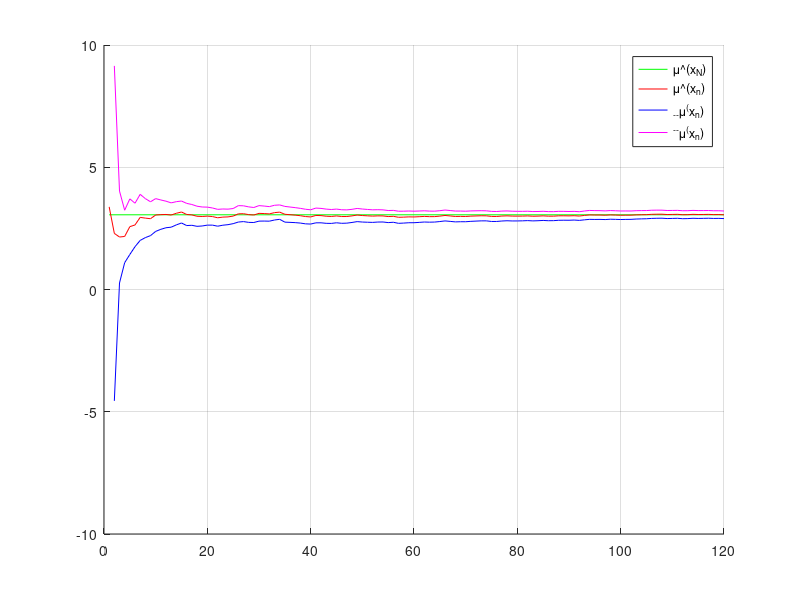
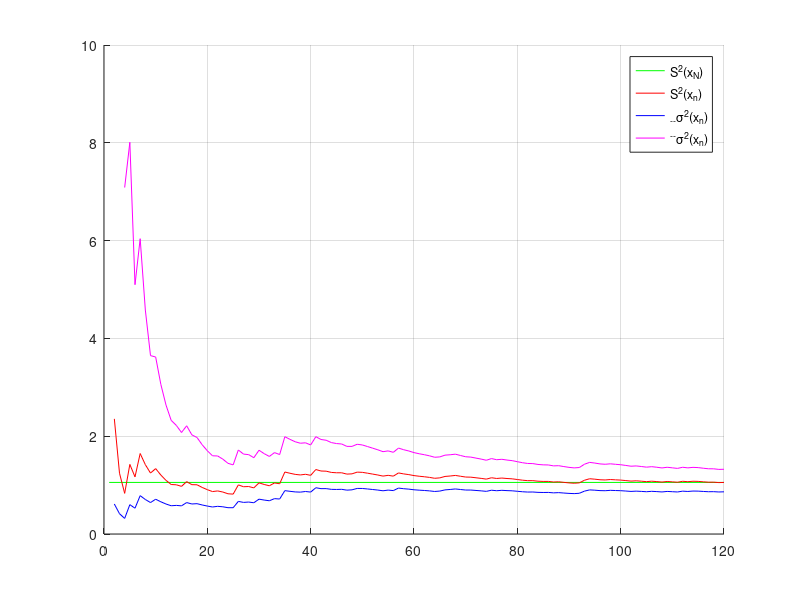

Here is the MATLAB script that generated these plots, in order:
function lab2()
    X = [3.38,1.21,1.85,2.24,4.17,2.99,4.81,2.71,2.70,4.41,3.21,3.15,2.77,4.05,3.89,1.56,2.78,2.04,2.82,3.28,2.63,1.89,3.57,3.15,3.80,5.40,3.25,2.04,2.61,5.06,2.87,2.66,4.80,3.86,0.09,2.45,2.40,2.14,1.69,2.36,5.44,2.77,1.94,2.55,3.97,1.88,3.01,4.21,4.74,2.02,2.38,2.46,3.51,2.89,1.57,3.53,0.77,3.31,3.58,2.77,3.61,3.71,2.38,3.06,4.29,4.76,1.69,1.59,3.21,2.74,3.99,3.53,3.52,2.84,1.21,2.82,4.34,3.65,2.22,2.87,3.14,3.58,1.96,3.41,3.85,1.96,3.02,4.22,3.10,2.68,3.67,1.70,5.47,5.02,2.52,3.09,2.19,4.44,2.33,2.27,3.34,3.05,4.35,3.58,3.43,4.49,3.57,3.20,1.53,3.53,3.53,1.27,3.40,4.53,2.21,3.28,3.50,2.01,3.30,1.86];
      
    N = length(X);
    gamma = 0.9;
    
    alpha = (1 - gamma) / 2;
    
    mu = get_mu(X);
    Ssqr = get_Ssqr(X);
    array_of_mu = get_array_of_mu(X, N);
    array_of_var = get_array_of_var(X, N);
    mu_higher = get_mu_higher(array_of_mu, array_of_var, alpha, N);
    mu_lower = get_mu_lower(array_of_mu, array_of_var, alpha, N);
    sigma_higher = get_sigma_higher(array_of_var, alpha, N);
    sigma_lower = get_sigma_lower(array_of_var, alpha, N);
    
    
    fprintf('mu = %.3f\n', mu);
    fprintf('S^2 = %.3f\n', Ssqr);
    fprintf('mu_lower = %.3f\n', mu_lower(end));
    fprintf('mu_higher = %.3f\n', mu_higher(end));
    fprintf('sigma^2_lower = %.3f\n', sigma_lower(end));
    fprintf('sigma^2_higher = %.3f\n', sigma_higher(end));
    

    figure 
    hold on;
    plot([1, N], [mu, mu], 'g');
    plot((1 : N), array_of_mu, 'r');
    plot((1 : N), mu_lower, 'b');
    plot((1 : N), mu_higher, 'm');
    legend('\mu\^(x_N)','\mu\^(x_n)','_{--}\mu^(x_n)','^{--}\mu^(x_n)');
    grid on;
    hold off;
    
    figure 
    hold on;
    plot([1, N], [Ssqr, Ssqr], 'g');
    plot((1 : N), array_of_var, 'r');
    plot((1 : N), sigma_lower, 'b');
    plot((4 : N), sigma_higher(4 : length(sigma_higher)), 'm');
    legend('S^2(x_N)','S^2(x_n)','_{--}\sigma^2(x_n)','^{--}\sigma^2(x_n)');
    grid on;
    hold off;
    
    
    function mu = get_mu(X)
        mu = sum(X) / size(X, 2);
    end
    
    function Ssqr = get_Ssqr(X)
        n = size(X, 2);
        Ssqr = n / (n - 1) * get_sigma_sqr(X);
    end

    function array_of_mu = get_array_of_mu(X, N)
        array_of_mu = zeros(1, N);
        for i = 1 : N
            array_of_mu(i) = get_mu(X(1 : i));
        end
    end

    function array_of_var = get_array_of_var(X, N)
        array_of_var = zeros(1, N);
        for i = 1 : N
            array_of_var(i) = get_Ssqr(X(1 : i));
        end
    end
    
    function mu_higher = get_mu_higher(array_of_mu, array_of_var, alpha, N)
        mu_higher = zeros(1, N);
        for i = 1 : N
            mu_higher(i)  = array_of_mu(i) + sqrt(array_of_var(i) ./ i) .* tinv(1 - alpha, i - 1);
        end
    end

    function mu_lower = get_mu_lower(array_of_mu, array_of_var, alpha, N)
        mu_lower = zeros(1, N);
        for i = 1 : N
            mu_lower(i) = array_of_mu(i) + sqrt(array_of_var(i) ./ i) .* tinv(alpha, i - 1);
        end
    end
    
    function sigma_higher = get_sigma_higher(array_of_var, alpha, N)
        sigma_higher = zeros(1, N);
        for i = 1:N
            sigma_higher(i) = array_of_var(i) .* (i - 1) ./ chi2inv(alpha, i - 1);
        end
    end
    
    function sigma_lower = get_sigma_lower(array_of_var, alpha, N)
        sigma_lower = zeros(1, N);
        for i = 1 : N
            sigma_lower(i) = array_of_var(i) .* (i - 1) ./ chi2inv(1 - alpha, i - 1);
        end
    end
    
    function sigma = get_sigma_sqr(X)
        tempMu = get_mu(X);
        sigma = sum((X - tempMu) .* (X - tempMu)) / size(X,2);
    end
    
end